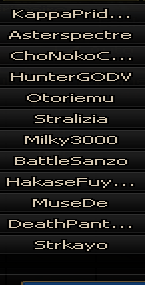
#> input picture scratch/05nat_nc_x330-475.png, 145 x 285 px, given in place of new_chat_ascii_baseline.png, which was not available
$ python 30_extract_new_baseline.py
#> lines starting #> are read from the running program, lines starting #| are printed output that depends on the picture; after the words box and inside, x2 and y2 are one past the last pixel; in counts of white or black regions, pixels touching at a corner belong together; pictures that were not available may be replaced by others from this repository, and a replacement may not be noted
### src/segment.py
"""Segmentation primitives: ROI → rows → characters.

Designed for the raid party UI initially but the row/char splitters are
generic over any cropped Name-column image.
"""
from __future__ import annotations
from dataclasses import dataclass
import numpy as np


# Raid party UI ROI (default = raid_party_05 at UI Scale 100%).
RAID_PARTY_NAME_X = (330, 478)
RAID_PARTY_DATA_Y = (78, 363)


@dataclass
class Row:
    y_abs: tuple[int, int]   # (top, bottom) in original image coords
    image: np.ndarray        # cropped RGB image of this row
    mask: np.ndarray         # binary text mask (uint8 0/255)
    baseline_y: int = -1     # baseline y within `mask` rows; -1 = unset


@dataclass
class CharBox:
    x: tuple[int, int]       # (left, right) within the row image
    image: np.ndarray        # cropped binary mask of this char (uint8 0/255)


# [67 lines left out: functions text_mask, color_text_mask, find_rows, not called in this run]


def find_chars(row_mask: np.ndarray,
               min_gap: int = 1,
               min_width: int = 1) -> list[tuple[int, int]]:
    """Vertical-projection segmentation: find columns containing any text
    pixel, group consecutive columns separated by gaps."""
    col_has = (row_mask > 0).any(axis=0)
    boxes: list[tuple[int, int]] = []
    in_box = False
    start = 0
    gap = 0
    for x, present in enumerate(col_has):
        if present:
            if not in_box:
                start = x
                in_box = True
            gap = 0
        else:
            if in_box:
                gap += 1
                if gap >= min_gap:
                    end = x - gap
                    if end - start + 1 >= min_width:
                        boxes.append((start, end))
                    in_box = False
                    gap = 0
    if in_box:
        end = len(col_has) - 1 - gap
        if end - start + 1 >= min_width:
            boxes.append((start, end))
    return boxes


# [40 lines left out: function auto_split_boxes, not called in this run]


def reconcile_boxes(boxes: list[tuple[int, int]],
                    mask: np.ndarray,
                    expected: int,
                    min_width: int = 2) -> list[tuple[int, int]]:
    """Adjust box list to match an expected character count using GT knowledge.

    Strategy:
    - If too many boxes: drop the narrowest ones (likely noise).
    - If too few: split the widest box at its minimum-density interior column.

    Used during template extraction where we know the target name. At inference
    time we'll use a template-driven matcher instead.
    """
    boxes = list(boxes)

    while len(boxes) > expected:
        # Drop narrowest box
        widths = [r - l + 1 for l, r in boxes]
        i_min = int(np.argmin(widths))
        if widths[i_min] >= min_width and len(boxes) > expected:
            # If the smallest is still wide, try merging two closest neighbors
            gaps = [boxes[k + 1][0] - boxes[k][1] - 1 for k in range(len(boxes) - 1)]
            i_gap = int(np.argmin(gaps))
            boxes[i_gap] = (boxes[i_gap][0], boxes[i_gap + 1][1])
            del boxes[i_gap + 1]
        else:
            del boxes[i_min]

    while len(boxes) < expected:
        widths = [r - l + 1 for l, r in boxes]
        i_max = int(np.argmax(widths))
        l, r = boxes[i_max]
        if r - l + 1 < 4:
            break  # cannot split further
        col_density = (mask[:, l:r + 1] > 0).sum(axis=0).astype(np.int32)
        # Search interior, not at edges
        margin = max(2, (r - l + 1) // 5)
        interior = col_density[margin:-margin]
        if interior.size == 0:
            break
        split_local = margin + int(np.argmin(interior))
        split_x = l + split_local
        # Insert a 1-column gap at split_x (drop that column from both halves)
        left_box = (l, split_x - 1)
        right_box = (split_x + 1, r)
        if left_box[1] - left_box[0] + 1 < 1 or right_box[1] - right_box[0] + 1 < 1:
            break
        boxes[i_max] = left_box
        boxes.insert(i_max + 1, right_box)

    return boxes


# [20 lines left out: functions crop_char, tight_crop, not called in this run]


def crop_char_with_offset(row_mask: np.ndarray, box: tuple[int, int],
                          baseline_y: int) -> tuple[np.ndarray, int]:
    """Tight-crop a glyph and also report its bottom y relative to the row
    baseline. Lets the matcher align glyphs by baseline rather than top."""
    left, right = box
    glyph = row_mask[:, left:right + 1]
    rows_with = (glyph > 0).any(axis=1)
    cols_with = (glyph > 0).any(axis=0)
    if not rows_with.any() or not cols_with.any():
        return glyph, 0
    top = int(np.argmax(rows_with))
    bot = len(rows_with) - 1 - int(np.argmax(rows_with[::-1]))
    left_t = int(np.argmax(cols_with))
    right_t = len(cols_with) - 1 - int(np.argmax(cols_with[::-1]))
    cropped = glyph[top:bot + 1, left_t:right_t + 1]
    # Distance from glyph bottom to baseline. Negative means glyph descends
    # below baseline (descender); positive means glyph ends above baseline.
    bottom_to_baseline = baseline_y - bot
    return cropped, bottom_to_baseline


# Fixed-grid window dimensions for raid party UI (default scale).
# Each row's window is sized to capture the full font extent and is anchored
# at the BASELINE so that templates from different rows align regardless of
# whether the row contains descenders.
RAID_PARTY_ROW_ABOVE_BASELINE = 12   # cap-height + small margin
RAID_PARTY_ROW_BELOW_BASELINE = 3    # max descender depth + margin


def detect_baseline(band_mask: np.ndarray) -> int:
    """Return the y index (within the band mask) of the baseline.

    Baseline = lowest row whose horizontal projection is >= 50% of the peak.
    Descender rows (e.g., for 'g', 'p') have sparse pixels and fall below
    the threshold."""
    proj = (band_mask > 0).sum(axis=1).astype(np.float32)
    p_max = float(proj.max())
    if p_max == 0:
        return band_mask.shape[0] - 1
    above = proj >= (0.5 * p_max)
    indices = np.where(above)[0]
    return int(indices[-1])


# [45 lines left out: function segment_raid_party, not called in this run]

### src/templates.py
"""Template library: extract, save, load character templates.

Templates are stored as binary PNGs (uint8, 0/255). Filename encodes the
character via a safe scheme since some chars are not valid filenames on
Windows (`<>:"/\\|?*`).

Layout:
    templates/{ui}/{scale_tag}/{idx}_{slug}.png
    templates/{ui}/{scale_tag}/manifest.json

`manifest.json` maps slug -> {char, source: row index, count}.
"""
from __future__ import annotations
from dataclasses import dataclass, asdict
from pathlib import Path
import json
import numpy as np
from PIL import Image


# Map every printable char to a filesystem-safe slug.
# Letters and digits map to themselves, other chars map to a name.
_CHAR_TO_SLUG = {
    "~": "tilde", "`": "backtick", "!": "excl", "@": "at", "#": "hash",
    "$": "dollar", "^": "caret", "&": "amp", "*": "star",
    "(": "lparen", ")": "rparen", "-": "dash", "_": "uscore",
    "+": "plus", "=": "eq", "|": "pipe",
    "{": "lbrace", "}": "rbrace", "[": "lbrack", "]": "rbrack",
    ":": "colon", ";": "semi", ",": "comma", ".": "dot", "/": "slash",
}
_SLUG_TO_CHAR = {v: k for k, v in _CHAR_TO_SLUG.items()}


def char_to_slug(c: str) -> str:
    if c in _CHAR_TO_SLUG:
        return _CHAR_TO_SLUG[c]
    if c.isupper():
        return f"upper_{c.lower()}"
    if c.islower():
        return f"lower_{c}"
    if c.isdigit():
        return f"digit_{c}"
    raise ValueError(f"unsupported character: {c!r}")


# [10 lines left out: function slug_to_char, not called in this run]


@dataclass
class Template:
    char: str
    image: np.ndarray  # (H, W) uint8 binary mask 0/255, tight-cropped
    bottom_to_baseline: int  # rows from glyph bottom to baseline (>= 0 normal,
                             # < 0 means glyph descends below baseline)

    @property
    def width(self) -> int:
        return self.image.shape[1]

    @property
    def height(self) -> int:
        return self.image.shape[0]


def save_templates(library_dir: Path,
                   templates: dict[str, list[Template]]) -> None:
    """Save templates to disk. Each character can have multiple variants."""
    library_dir.mkdir(parents=True, exist_ok=True)
    manifest: dict[str, list[dict]] = {}
    for char, variants in templates.items():
        slug = char_to_slug(char)
        entries: list[dict] = []
        for i, tpl in enumerate(variants):
            fname = f"{slug}__{i}.png" if len(variants) > 1 else f"{slug}.png"
            Image.fromarray(tpl.image).save(library_dir / fname)
            entries.append({
                "char": char,
                "file": fname,
                "width": tpl.width,
                "height": tpl.height,
                "bottom_to_baseline": tpl.bottom_to_baseline,
            })
        manifest[slug] = entries
    (library_dir / "manifest.json").write_text(
        json.dumps(manifest, indent=2, ensure_ascii=False), encoding="utf-8"
    )


# [17 lines left out: function load_templates, not called in this run]

### scratch/30_extract_new_baseline.py
"""Extract templates from samples/new_chat_ascii_baseline.png.

The new baseline crams the full ASCII set into 4 rows at a smaller font size
than chat_ascii_baseline.png — closer to party_apply UI text. Each row begins
with an explicit '_' anchor so the segmenter has a known leading glyph.

Lines (top to bottom):
    _0123456789
    _abcdefghijklmnopqrstuvwxyz
    _ABCDEFGHIJKLMNOPQRSTUVWXYZ
    _~`!@#$^&*()-_+=|{}[]:;,./

Output: templates/chat_small/default/
"""
from pathlib import Path
import sys
import numpy as np
from PIL import Image

ROOT = Path(__file__).resolve().parent.parent
sys.path.insert(0, str(ROOT / "src"))

from segment import (detect_baseline, find_chars, reconcile_boxes,
                     crop_char_with_offset)  # noqa: E402
from templates import Template, save_templates  # noqa: E402


GT_LINES = [
    "_0123456789",
    "_abcdefghijklmnopqrstuvwxyz",
    "_ABCDEFGHIJKLMNOPQRSTUVWXYZ",
    "_~`!@#$^&*()-_+=|{}[]:;,./",
]

# Tight band y-ranges measured by row-projection (see analysis above).
LINE_BANDS = [
    (3, 16),    # digits + leading underscore
    (20, 35),   # lowercase
    (39, 53),   # uppercase
    (56, 71),   # specials
]

ROW_ABOVE_BASELINE = 14
ROW_BELOW_BASELINE = 4


def chat_mask(image_rgb: np.ndarray, threshold: int = 160) -> np.ndarray:
    """Higher threshold than the legacy chat_ascii_02 extraction: the new
    baseline is anti-aliased tighter, so glyphs bleed into one another below
    ~140. Pick the lowest threshold that still produces clean per-char gaps."""
    gray = image_rgb.mean(axis=2)
    return (gray > threshold).astype(np.uint8) * 255


def main() -> None:
    src = ROOT / "samples" / "new_chat_ascii_baseline.png"
    img = np.array(Image.open(src).convert("RGB"))
#> img is the input picture: shape (285, 145, 3); mean R, G, B 30.2, 29.4, 27.8
    H, W, _ = img.shape
#> H = 285; W = 145
    print(f"image: {W}x{H}")
#| image: 145x285

    full_mask = chat_mask(img)
#> in chat_mask, `return (gray > threshold).astype(np.uint8) * 255`:
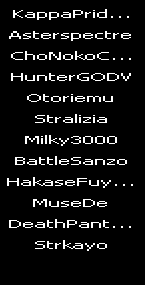
#> returned value: shape (285, 145); 7.6% white in thin lines or dots, all inside (x1, y1, x2, y2) = (7, 9, 133, 251)
    templates: dict[str, list[Template]] = {}
    seen_shapes: dict[str, set] = {}

    for line_idx, ((band_top, band_bot), gt) in enumerate(zip(LINE_BANDS, GT_LINES)):
        band_local = full_mask[band_top:band_bot + 1]
        baseline_local = detect_baseline(band_local)
        baseline_abs = band_top + baseline_local

        win_top = max(0, baseline_abs - ROW_ABOVE_BASELINE + 1)
        win_bot = min(H, baseline_abs + ROW_BELOW_BASELINE + 1)
        row_mask = full_mask[win_top:win_bot]
        baseline_in_window = baseline_abs - win_top

        raw_boxes = find_chars(row_mask)
        boxes = reconcile_boxes(raw_boxes, row_mask, expected=len(gt))
        if len(boxes) != len(gt):
            print(f"!! line {line_idx} ({gt!r}): "
                  f"got {len(boxes)} boxes, expected {len(gt)}")
            print(f"   raw widths: {[r-l+1 for l, r in raw_boxes]}")
            print(f"   reconciled widths: {[r-l+1 for l, r in boxes]}")
            return

        for ch, box in zip(gt, boxes):
            glyph, b2b = crop_char_with_offset(row_mask, box, baseline_in_window)
            shape_key = (glyph.shape, b2b, glyph.tobytes())
            if ch in seen_shapes and shape_key in seen_shapes[ch]:
                continue
            seen_shapes.setdefault(ch, set()).add(shape_key)
            templates.setdefault(ch, []).append(
                Template(char=ch, image=glyph, bottom_to_baseline=b2b))
#> this loop made 4 passes
#> (proj in detect_baseline, p_max in detect_baseline, indices in detect_baseline, baseline_local, baseline_abs, win_top, win_bot) on passes 3 to 4: ([2, 2, 0, 0, 0, 0, 0, 0, 0, 0, 0, 0, 4, 26, 14], 26, [13, 14], 14, 53, 40, 58), ([30, 30, 36, 54, 0, 0, 0, 0, 0, 0, 0, 0, 0, 0, 0, 0], 54, [0, 1, 2, 3], 3, 59, 46, 64)
#> (proj in detect_baseline, p_max in detect_baseline, indices in detect_baseline, baseline_local, baseline_abs, win_top, win_bot) on pass 1: ([0, 0, 0, 0, 0, 0, 2, 16, 10, 50, 30, 44, 30, 36], 50, [9, 10, 11, 12, 13], 13, 16, 3, 21)

    total = sum(len(v) for v in templates.values())
    print(f"extracted {len(templates)} unique chars, {total} templates total")
#| extracted 87 unique chars, 91 templates total

    out_dir = ROOT / "templates" / "chat_small" / "default"
    out_dir.mkdir(parents=True, exist_ok=True)
    for f in out_dir.glob("*.png"):
        f.unlink()
    if (out_dir / "manifest.json").exists():
        (out_dir / "manifest.json").unlink()
    save_templates(out_dir, templates)
#> the loop in save_templates, `for char, variants in templates.items():` made 87 passes
#> char on passes 1 to 12: '_', '0', '1', '2', '3', '4', '5', '6', '7', '8', '9', 'a'
    print(f"saved to {out_dir.relative_to(ROOT)}")

    print("\nper-character variants:")
    for ch in sorted(templates.keys(), key=lambda c: (c.isalpha(), c.isupper(), c)):
        v = templates[ch]
        shapes = [f"{t.width}x{t.height}" for t in v]
        print(f"  {ch!r:6s}: {len(v)} variant(s) {shapes}")
#> this loop made 87 passes
#|   '!'   : 1 variant(s) ['2x9']
#|   '#'   : 1 variant(s) ['4x6']
#|   '$'   : 1 variant(s) ['2x4']
#|   '&'   : 1 variant(s) ['4x6']
#|   '('   : 1 variant(s) ['2x4']
#|   ')'   : 1 variant(s) ['6x8']
#|   '*'   : 1 variant(s) ['2x8']
#|   '+'   : 1 variant(s) ['4x6']
#> (further printed lines are left out)


if __name__ == "__main__":
    main()

$ run again, on scratch/05nat_nc_x330-500.png
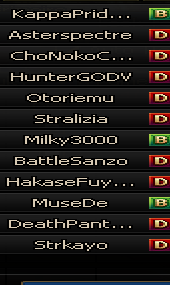
#> input picture scratch/05nat_nc_x330-500.png, 170 x 285 px, given in place of new_chat_ascii_baseline.png, which was not available
#> in main, img is the input picture: shape (285, 170, 3); mean R, G, B 35.1, 31.3, 28.3
#| image: 170x285
#> in chat_mask, `gray = image_rgb.mean(axis=2)`:
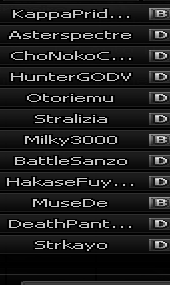
#> gray: shape (285, 170) float64; min 0, max 244.7, mean 31.6
#> in chat_mask, `return (gray > threshold).astype(np.uint8) * 255`:
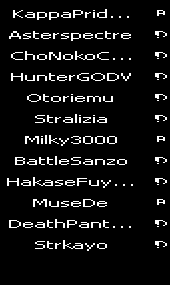
#> returned value: shape (285, 170); 7.3% white in thin lines or dots, all inside (x1, y1, x2, y2) = (7, 9, 167, 251)
#> the loop in main, `for line_idx, ((band_top, band_bot), gt) in enumerate(zip(LINE_BANDS, ..` made 4 passes
#> (proj in detect_baseline, p_max in detect_baseline, indices in detect_baseline, baseline_local, baseline_abs, win_top, win_bot) on passes 3 to 4: ([2, 2, 0, 0, 0, 0, 0, 0, 0, 0, 0, 0, 4, 34, 20], 34, [13, 14], 14, 53, 40, 58), ([34, 32, 38, 54, 0, 0, 0, 0, 0, 0, 0, 0, 0, 0, 0, 0], 54, [0, 1, 2, 3], 3, 59, 46, 64)
#| extracted 87 unique chars, 91 templates total
#> the loop in save_templates, `for char, variants in templates.items():` made 87 passes
#> char on passes 1 to 8: '_', '0', '1', '2', '3', '4', '5', '6'
#> the loop in main, `for ch in sorted(templates.keys(), key=lambda c: (c.isalpha(), c.isupp..` made 87 passes
#> (printed output is left out)

$ run again, on scratch/05nat_nc_x330-505.png
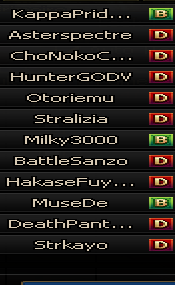
#> input picture scratch/05nat_nc_x330-505.png, 175 x 285 px, given in place of new_chat_ascii_baseline.png, which was not available
#> in main, img is the input picture: shape (285, 175, 3); mean R, G, B 35.7, 31.3, 28.3
#| image: 175x285
#> in chat_mask, `gray = image_rgb.mean(axis=2)`:
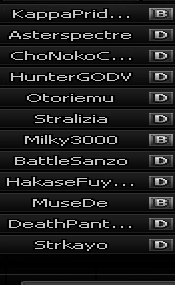
#> gray: shape (285, 175) float64; min 0, max 244.7, mean 31.8
#> in chat_mask, `return (gray > threshold).astype(np.uint8) * 255`:
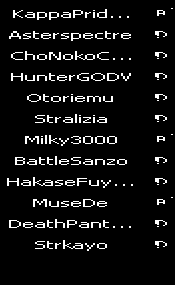
#> returned value: shape (285, 175); 7.1% white in thin lines or dots, all inside (x1, y1, x2, y2) = (7, 8, 173, 251)
#> the loop in main, `for line_idx, ((band_top, band_bot), gt) in enumerate(zip(LINE_BANDS, ..` made 4 passes
#> (proj in detect_baseline, p_max in detect_baseline, indices in detect_baseline, baseline_local, baseline_abs, win_top, win_bot) on passes 3 to 4: ([2, 2, 0, 0, 0, 0, 0, 0, 0, 0, 0, 0, 4, 34, 20], 34, [13, 14], 14, 53, 40, 58), ([34, 32, 38, 54, 0, 0, 0, 0, 0, 0, 0, 0, 0, 0, 0, 0], 54, [0, 1, 2, 3], 3, 59, 46, 64)
#| extracted 87 unique chars, 91 templates total
#> the loop in save_templates, `for char, variants in templates.items():` made 87 passes
#> char on passes 1 to 8: '_', '0', '1', '2', '3', '4', '5', '6'
#> the loop in main, `for ch in sorted(templates.keys(), key=lambda c: (c.isalpha(), c.isupp..` made 87 passes
#> (printed output is left out)
